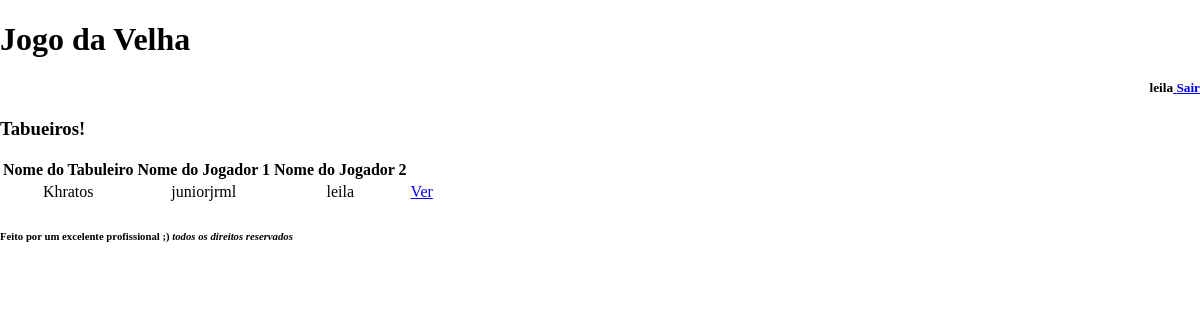
The page /tabuleiros (signed in) on the database as committed earlier.
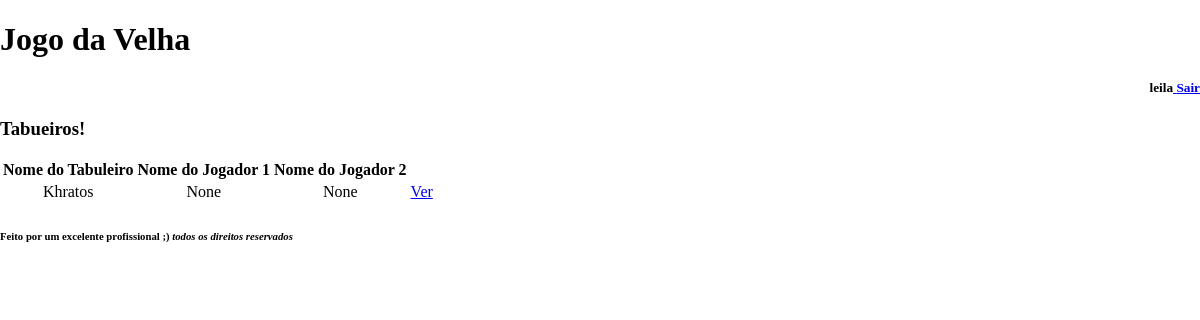
The same page on the database as committed later.
### core/models.py (models this page shows, shortened)
class Tabuleiro(models.Model):
    nome = models.CharField(max_length=100)
    jogador1 = models.ForeignKey(User, related_name='jogador1', blank=True, null=True, on_delete=models.SET(None))
    jogador2 = models.ForeignKey(User, related_name='jogador2', blank=True, null=True, on_delete=models.SET(None))
    jogador_da_vez = models.ForeignKey(User, related_name='jogador_da_vez', blank=True, null=True, on_delete=models.SET(None))
    tempo_ultima_jogada = models.DateTimeField(verbose_name="Ultima Jogada",null=True, blank=True)
    casa1 = models.IntegerField()
    casa2 = models.IntegerField()
    casa3 = models.IntegerField()
    casa4 = models.IntegerField()
    casa5 = models.IntegerField()
    casa6 = models.IntegerField()
    casa7 = models.IntegerField()
    casa8 = models.IntegerField()
    casa9 = models.IntegerField()

### core/views.py (the view)
# urls.py: path('tabuleiros', views.lista_tabuleiros),
@login_required(login_url='/login/')
def lista_tabuleiros(request):
    tabuleiros = Tabuleiro.objects.all()
    dados = {'tabuleiros': tabuleiros}
    return render(request, 'tabuleiros.html', dados)

### templates/tabuleiros.html
{% extends "model-page.html" %}
{% block content %}
<h3>Tabueiros!</h3>
<table border="0">
    <tr>
        <td><b>Nome do Tabuleiro</b></td>
        <td><b>Nome do Jogador 1</b></td>
        <td><b>Nome do Jogador 2</b></td>
    </tr>
{% for tabuleiro in tabuleiros %}
        <tr align="center">
            <td>{{ tabuleiro.nome }}</td>
            <td>{{ tabuleiro.jogador1 }}</td>
            <td>{{ tabuleiro.jogador2 }}</td>
            <td><a href="/tabuleiro/{{ tabuleiro.id }}">Ver</a></td>
        </tr>
{% endfor %}
    </table>
{% endblock %}

Rows that differ between the two databases and show on the page:
changed Tabuleiro "Khratos": jogador1 "juniorjrml" → "None"; jogador2 "leila" → "None"
